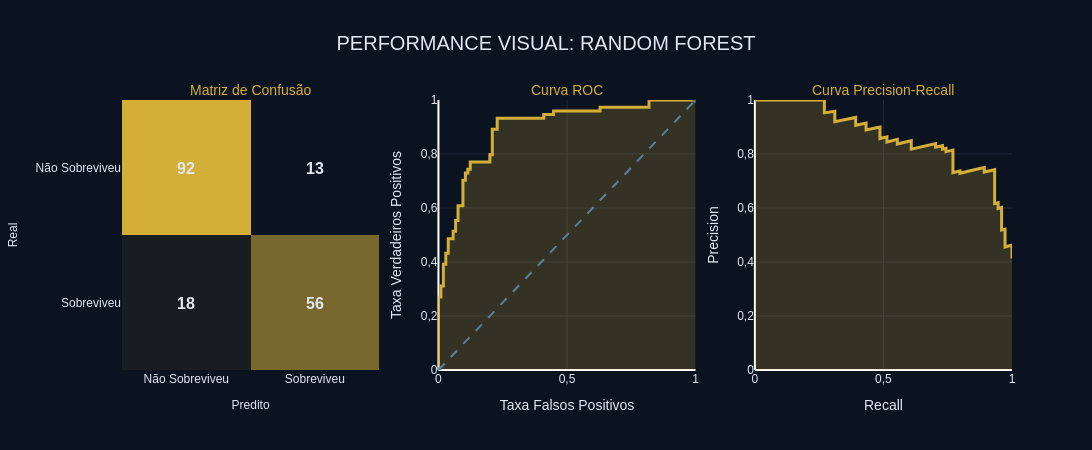

The notebook cell this image was saved under:
### Code cell
# ==========================================
# PAINEL DE PERFORMANCE: RANDOM FOREST
# ==========================================
fig_rf = make_subplots(rows=1, cols=3, subplot_titles=("Matriz de Confusão", "Curva ROC", "Curva Precision-Recall"))

# 1. Matriz de Confusão
cm_rf = confusion_matrix(y_val, y_pred_rf)
z_data_rf = cm_rf[::-1] 
heatmap_rf = go.Heatmap(
    z=z_data_rf, x=['Não Sobreviveu', 'Sobreviveu'], y=['Sobreviveu', 'Não Sobreviveu'],
    colorscale=['#0B1320', '#D4AF37'], showscale=False,
    text=z_data_rf, texttemplate="<b>%{text}</b>", textfont={"size":16, "color":"#E2E8F0"},
    hovertemplate="Real: %{y}<br>Predito: %{x}<br>Ocorrências: %{z}<extra></extra>"
)
fig_rf.add_trace(heatmap_rf, row=1, col=1)

# 2. Curva ROC
fpr_rf, tpr_rf, _ = roc_curve(y_val, y_prob_rf)
fig_rf.add_trace(go.Scatter(x=fpr_rf, y=tpr_rf, name='ROC RF', fill='tozeroy', fillcolor='rgba(212, 175, 55, 0.2)', line=dict(color='#D4AF37', width=3), hovertemplate="Taxa Falsos Positivos: %{x:.2f}<br>Taxa Verdadeiros Positivos: %{y:.2f}<extra></extra>"), row=1, col=2)
fig_rf.add_trace(go.Scatter(x=[0,1], y=[0,1], line=dict(dash='dash', color='#5E7E99'), showlegend=False, hoverinfo='skip'), row=1, col=2)

# 3. Curva Precision-Recall
precision_rf, recall_rf, _ = precision_recall_curve(y_val, y_prob_rf)
fig_rf.add_trace(go.Scatter(x=recall_rf, y=precision_rf, name='PR RF', fill='tozeroy', fillcolor='rgba(212, 175, 55, 0.2)', line=dict(color='#D4AF37', width=3), hovertemplate="Recall: %{x:.2f}<br>Precision: %{y:.2f}<extra></extra>"), row=1, col=3)

# Estilização
fig_rf.update_layout(height=450, width=1200, showlegend=False, separators=",.", title=dict(text="PERFORMANCE VISUAL: RANDOM FOREST", x=0.5, font=dict(size=20, family="Arial", color="#E2E8F0")), plot_bgcolor='#0B1320', paper_bgcolor='#0B1320', font=dict(family="Arial", color="#E2E8F0"))
for annotation in fig_rf['layout']['annotations']: annotation['font'] = dict(size=14, color='#D4AF37')

# Configuração de Eixos
fig_rf.update_xaxes(title_text="Predito", row=1, col=1, title_font=dict(size=12), showgrid=False, color="#E2E8F0")
fig_rf.update_yaxes(title_text="Real", row=1, col=1, title_font=dict(size=12), showgrid=False, color="#E2E8F0")
fig_rf.update_xaxes(title_text="Taxa Falsos Positivos", range=[0, 1], row=1, col=2, showgrid=True, gridcolor="#1E293B", color="#E2E8F0")
fig_rf.update_yaxes(title_text="Taxa Verdadeiros Positivos", range=[0, 1], row=1, col=2, showgrid=True, gridcolor="#1E293B", color="#E2E8F0")
fig_rf.update_xaxes(title_text="Recall", range=[0, 1], row=1, col=3, showgrid=True, gridcolor="#1E293B", color="#E2E8F0")
fig_rf.update_yaxes(title_text="Precision", range=[0, 1], row=1, col=3, showgrid=True, gridcolor="#1E293B", color="#E2E8F0")

fig_rf.show()

### Figure 1 — Plotly figure (JSON) as saved in the notebook; plotly's stock layout.template omitted (floating-point values rounded to 4 significant figures; data arrays with more than 128 entries replaced by an {"elided": "..."} marker saying what was removed)
{"data": [{"colorscale": [[0, "#0B1320"], [1, "#D4AF37"]], "hovertemplate": "Real: %{y}<br>Predito: %{x}<br>Ocorrências: %{z}<extra></extra>", "showscale": false, "text": [[18, 56], [92, 13]], "textfont": {"color": "#E2E8F0", "size": 16}, "texttemplate": "<b>%{text}</b>", "type": "heatmap", "x": ["Não Sobreviveu", "Sobreviveu"], "xaxis": "x", "y": ["Sobreviveu", "Não Sobreviveu"], "yaxis": "y", "z": [[18, 56], [92, 13]]}, {"fill": "tozeroy", "fillcolor": "rgba(212, 175, 55, 0.2)", "hovertemplate": "Taxa Falsos Positivos: %{x:.2f}<br>Taxa Verdadeiros Positivos: %{y:.2f}<extra></extra>", "line": {"color": "#D4AF37", "width": 3}, "name": "ROC RF", "type": "scatter", "x": [0.0, 0.0, 0.0, 0.0, 0.0, 0.009524, 0.009524, 0.01905, 0.01905, 0.02857, 0.02857, 0.0381, 0.0381, 0.05714, 0.05714, 0.06667, 0.06667, 0.06667, 0.07619, 0.07619, 0.09524, 0.09524, 0.09524, 0.1048, 0.1048, 0.1143, 0.1143, 0.1238, 0.1238, 0.2, 0.2, 0.2095, 0.2095, 0.2095, 0.2095, 0.2286, 0.2286, 0.4095, 0.4095, 0.4476, 0.4476, 0.4857, 0.5048, 0.5238, 0.5429, 0.5524, 0.5714, 0.6, 0.619, 0.6286, 0.6286, 0.6381, 0.6571, 0.6762, 0.6952, 0.7238, 0.7429, 0.7524, 0.781, 0.819, 0.819, 0.8476, 0.8667, 0.8952, 0.9238, 0.9333, 0.9524, 1.0], "xaxis": "x2", "y": [0.0, 0.02703, 0.1351, 0.1622, 0.2703, 0.2703, 0.3108, 0.3108, 0.3919, 0.3919, 0.4324, 0.4324, 0.4865, 0.4865, 0.5135, 0.5135, 0.5405, 0.5541, 0.5541, 0.6081, 0.6081, 0.6622, 0.7027, 0.7027, 0.7297, 0.7297, 0.7432, 0.7432, 0.7703, 0.7703, 0.7973, 0.7973, 0.8243, 0.8514, 0.8919, 0.8919, 0.9324, 0.9324, 0.9459, 0.9459, 0.9595, 0.9595, 0.9595, 0.9595, 0.9595, 0.9595, 0.9595, 0.9595, 0.9595, 0.9595, 0.973, 0.973, 0.973, 0.973, 0.973, 0.973, 0.973, 0.973, 0.973, 0.973, 1.0, 1.0, 1.0, 1.0, 1.0, 1.0, 1.0, 1.0], "yaxis": "y2"}, {"hoverinfo": "skip", "line": {"color": "#5E7E99", "dash": "dash"}, "showlegend": false, "type": "scatter", "x": [0, 1], "xaxis": "x2", "y": [0, 1], "yaxis": "y2"}, {"fill": "tozeroy", "fillcolor": "rgba(212, 175, 55, 0.2)", "hovertemplate": "Recall: %{x:.2f}<br>Precision: %{y:.2f}<extra></extra>", "line": {"color": "#D4AF37", "width": 3}, "name": "PR RF", "type": "scatter", "x": {"elided": "159 float values"}, "xaxis": "x3", "y": {"elided": "159 float values"}, "yaxis": "y3"}], "layout": {"annotations": [{"font": {"color": "#D4AF37", "size": 14}, "showarrow": false, "text": "Matriz de Confusão", "x": 0.1444, "xanchor": "center", "xref": "paper", "y": 1, "yanchor": "bottom", "yref": "paper"}, {"font": {"color": "#D4AF37", "size": 14}, "showarrow": false, "text": "Curva ROC", "x": 0.5, "xanchor": "center", "xref": "paper", "y": 1, "yanchor": "bottom", "yref": "paper"}, {"font": {"color": "#D4AF37", "size": 14}, "showarrow": false, "text": "Curva Precision-Recall", "x": 0.8556, "xanchor": "center", "xref": "paper", "y": 1, "yanchor": "bottom", "yref": "paper"}], "font": {"color": "#E2E8F0", "family": "Arial"}, "height": 450, "paper_bgcolor": "#0B1320", "plot_bgcolor": "#0B1320", "separators": ",.", "showlegend": false, "title": {"font": {"color": "#E2E8F0", "family": "Arial", "size": 20}, "text": "PERFORMANCE VISUAL: RANDOM FOREST", "x": 0.5}, "width": 1200, "xaxis": {"anchor": "y", "color": "#E2E8F0", "domain": [0, 0.2889], "showgrid": false, "title": {"font": {"size": 12}, "text": "Predito"}}, "xaxis2": {"anchor": "y2", "color": "#E2E8F0", "domain": [0.3556, 0.6444], "gridcolor": "#1E293B", "range": [0, 1], "showgrid": true, "title": {"text": "Taxa Falsos Positivos"}}, "xaxis3": {"anchor": "y3", "color": "#E2E8F0", "domain": [0.7111, 1], "gridcolor": "#1E293B", "range": [0, 1], "showgrid": true, "title": {"text": "Recall"}}, "yaxis": {"anchor": "x", "color": "#E2E8F0", "domain": [0, 1], "showgrid": false, "title": {"font": {"size": 12}, "text": "Real"}}, "yaxis2": {"anchor": "x2", "color": "#E2E8F0", "domain": [0, 1], "gridcolor": "#1E293B", "range": [0, 1], "showgrid": true, "title": {"text": "Taxa Verdadeiros Positivos"}}, "yaxis3": {"anchor": "x3", "color": "#E2E8F0", "domain": [0, 1], "gridcolor": "#1E293B", "range": [0, 1], "showgrid": true, "title": {"text": "Precision"}}}}
